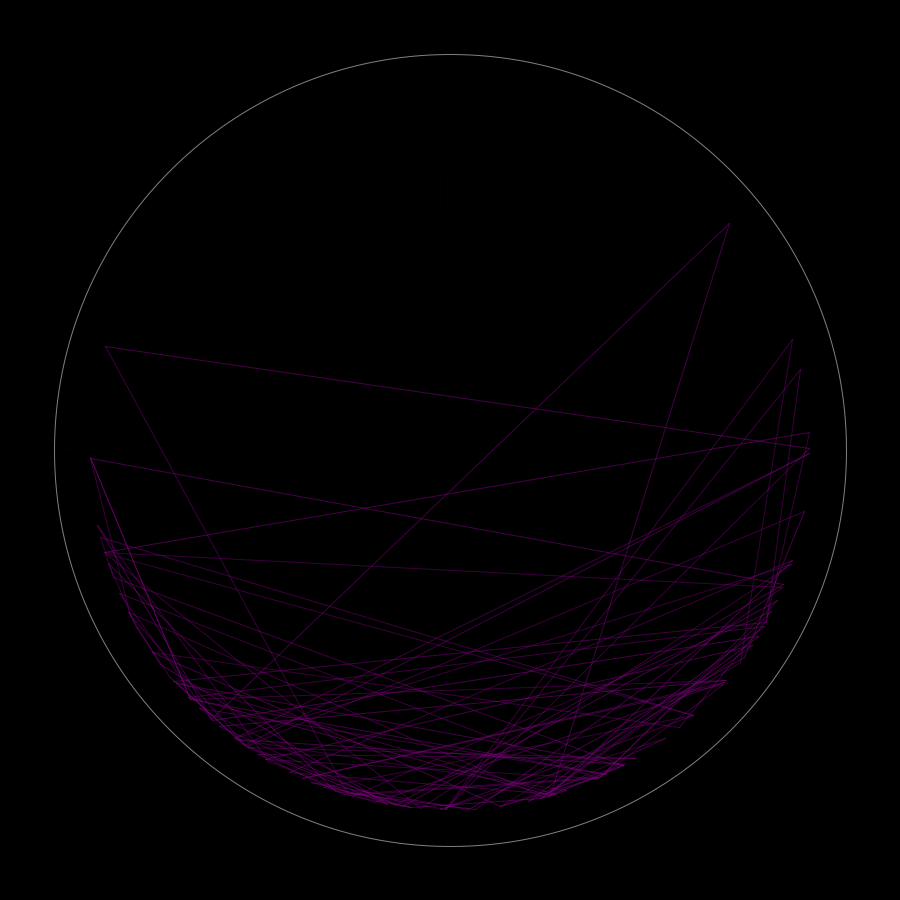
Frame 1 (no input)
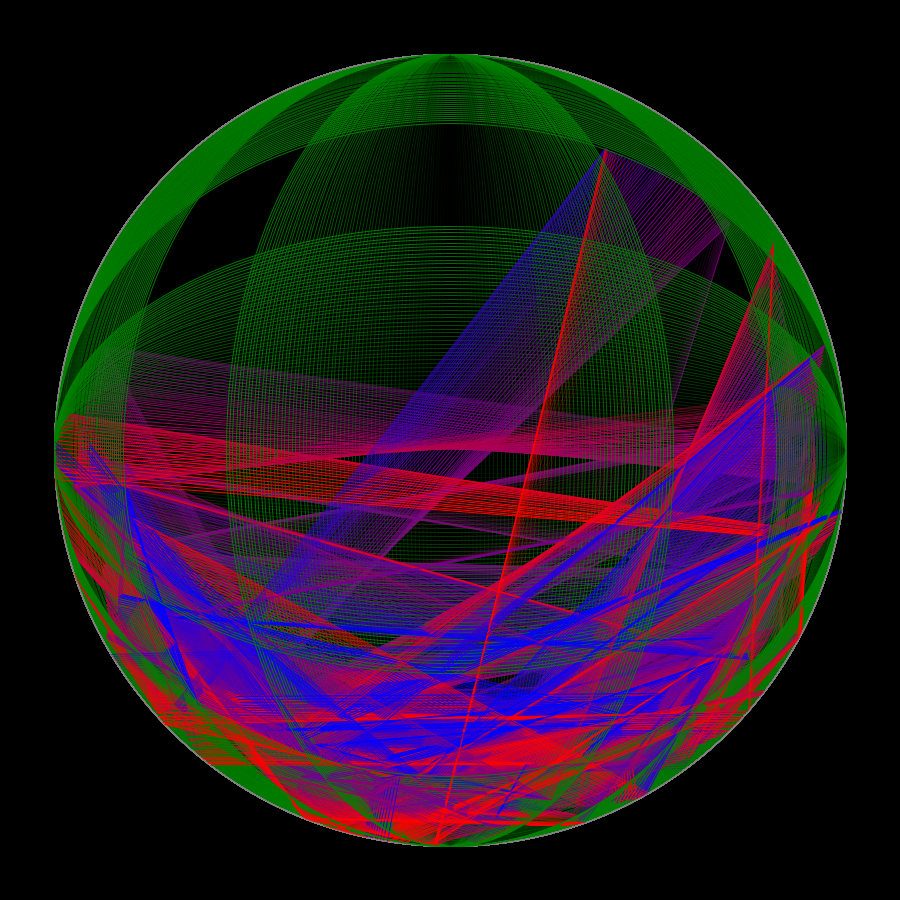
Frame 60 (the mouse pressed at the canvas centre just before this capture)
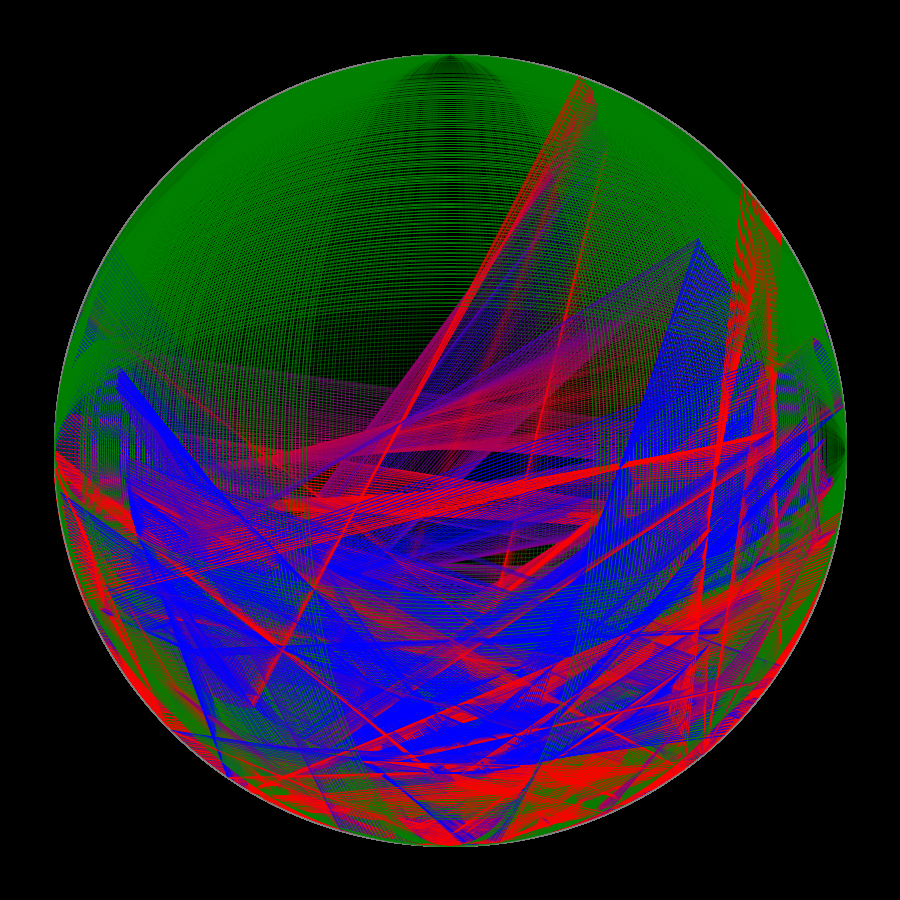
Frame 120 (the mouse held since frame 60 and released just before this capture)

The Processing sketch that drew these frames (run headless with seeded random() and noise(); from frame 60 on, the mouse is pressed at the canvas centre):

// Processing sketch: lineAnimation
// ── lineAnimation.pde
class Point {
  float angle, colour, radius, angleAccel, angleVel, radiusAccel, radiusVel;
  
  Point(float _angle, float _colour, float _radius, float _angleAccel, float _angleVel, float _radiusAccel, float _radiusVel) {
    angle = _angle;
    colour = _colour;
    radius = _radius;
    angleAccel = _angleAccel;
    angleVel = _angleVel;
    radiusAccel = _radiusAccel;
    radiusVel = _radiusVel;
  }
  
  Point(float _angle, float _colour, float _radius) {
    this(_angle, _colour, _radius, 0, 0, 0, 0);
  }
}

final int NUM_POINTS = 100;
final float ACCEL_LIMIT = 0.001;
final float VEL_LIMIT = 0.01;
final float MIN_ACCEL = -ACCEL_LIMIT, MAX_ACCEL = ACCEL_LIMIT;
final float MIN_VEL = -VEL_LIMIT, MAX_VEL = VEL_LIMIT;

Point[] points = new Point[NUM_POINTS];

float minRadius, maxRadius;

void setup() {
  size(900, 900);
  //fullScreen();
  background(0);
  frameRate(50);
  
  float radius = width > height ? height * 0.4 : width * 0.4;
  minRadius = radius * 0.9;
  maxRadius = radius * 1.1;
  for (int i = 0; i < NUM_POINTS; i++) {
    float angle = randomGaussian();
    float colour = 128 * (1 + float(i) / float(NUM_POINTS)); 
    points[i] = new Point(angle, colour, radius);
  }
}

float rotation = 0;
void draw() {
  clear();
  
  for (int i = 0; i < NUM_POINTS; i++) {    
    points[i].angleAccel = min(max(points[i].angleAccel + randomGaussian() * 0.001, MIN_ACCEL), MAX_ACCEL);
    points[i].radiusAccel = min(max(points[i].radiusAccel + randomGaussian() * 0.01, 100 * MIN_ACCEL), 100 * MAX_ACCEL);
    
    points[i].angleVel = min(max(points[i].angleVel + points[i].angleAccel, MIN_VEL), MAX_VEL);
    points[i].radiusVel = min(max(points[i].radiusVel + points[i].radiusAccel, 100 * MIN_VEL), 100 * MAX_VEL);
    
    points[i].angle += points[i].angleVel;
    points[i].radius = min(max(points[i].radius + points[i].radiusVel, minRadius), maxRadius);
    
    points[i].colour = min(max(points[i].colour + randomGaussian(), 0), 255);
  }
  
  for (int i = 0; i < NUM_POINTS; i++) {
    int iNext = (i + 1) % NUM_POINTS;
    float x1 = width / 2 + points[i].radius * sin(points[i].angle);
    float y1 = height / 2 + points[i].radius * cos(points[i].angle);
    float x2 = width / 2 + points[iNext].radius * sin(points[iNext].angle);
    float y2 = height / 2 + points[iNext].radius * cos(points[iNext].angle);
    float red = 255 * (points[i].radius - minRadius) / (maxRadius - minRadius);
    float alpha = 255 * (points[i].angleVel - MIN_VEL) / (MAX_VEL - MIN_VEL);
    
    stroke(red, 0, 255 - red, alpha);
    line(x1, y1, x2, y2);
  }
  
  rotation = (rotation + 0.01) % TWO_PI;
  
  noFill();
  stroke(128, 128, 128, 255 * abs(cos(rotation * 2)));
  ellipse(width / 2, height / 2, maxRadius * 2, maxRadius * 2);
  
  stroke(0, 128, 0, 255 * abs(sin(rotation * 2)));
  ellipse(width / 2, height / 2, maxRadius * 2 * sin(rotation), maxRadius * 2);
  ellipse(width / 2, height / 2, maxRadius * 2 * cos(rotation), maxRadius * 2);
  ellipse(width / 2, height / 2, maxRadius * 2, maxRadius * 2 * sin(rotation));
  ellipse(width / 2, height / 2, maxRadius * 2, maxRadius * 2 * cos(rotation));
}
